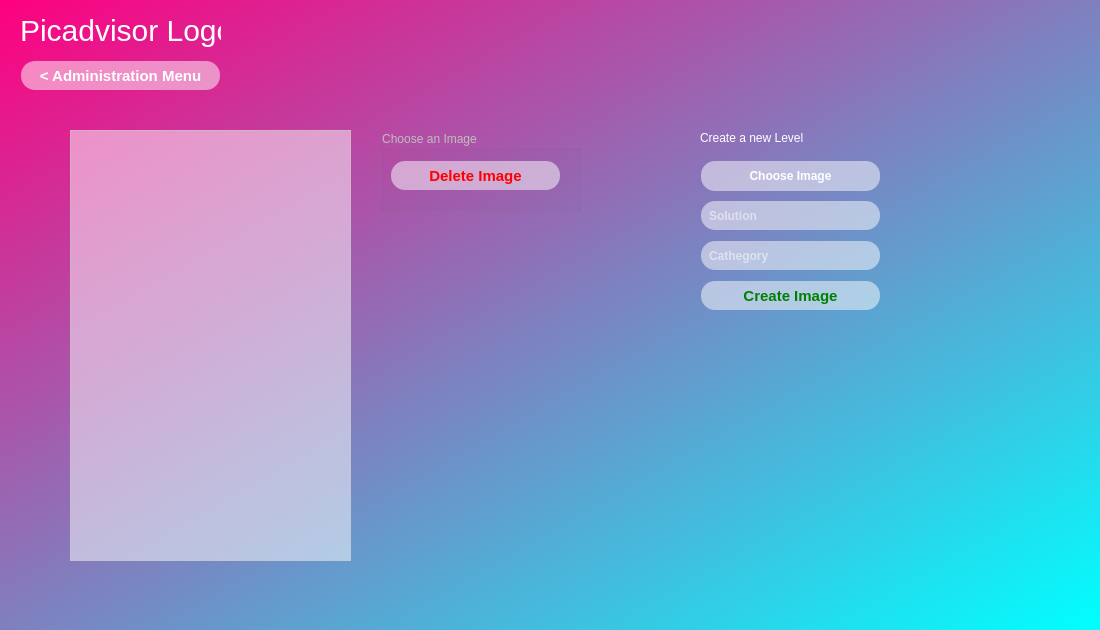
<?xml version="1.0" encoding="UTF-8"?>
<ui version="4.0">
 <class>FrmMainMenu</class>
 <widget class="QWidget" name="FrmMainMenu">
  <property name="geometry">
   <rect>
    <x>0</x>
    <y>0</y>
    <width>1100</width>
    <height>630</height>
   </rect>
  </property>
  <property name="windowTitle">
   <string>Form</string>
  </property>
  <property name="styleSheet">
   <string notr="true">background-color: qlineargradient(spread:pad, x1:0, y1:0, x2:1, y2:1, stop:0 rgba(255, 0, 127, 255), stop:1 rgba(0, 255, 255, 255));</string>
  </property>
  <widget class="QStackedWidget" name="mainStackedWidget">
   <property name="geometry">
    <rect>
     <x>0</x>
     <y>0</y>
     <width>1101</width>
     <height>631</height>
    </rect>
   </property>
   <property name="styleSheet">
    <string notr="true">background-color: rgba(0,0,0,0)</string>
   </property>
   <property name="currentIndex">
    <number>5</number>
   </property>
   <widget class="QWidget" name="page">
    <widget class="QPushButton" name="btnOpenAdministration">
     <property name="enabled">
      <bool>true</bool>
     </property>
     <property name="geometry">
      <rect>
       <x>50</x>
       <y>280</y>
       <width>211</width>
       <height>31</height>
      </rect>
     </property>
     <property name="styleSheet">
      <string notr="true">background-color: rgba(255,255,255,0.5);
border: 2px solid rgba(0,0,0,0);
border-radius: 15px;
font-size: 15px;
font-weight: 500;
padding: 5px;
color: white;</string>
     </property>
     <property name="text">
      <string>Administration</string>
     </property>
     <property name="flat">
      <bool>false</bool>
     </property>
    </widget>
    <widget class="QLabel" name="label">
     <property name="geometry">
      <rect>
       <x>20</x>
       <y>10</y>
       <width>201</width>
       <height>41</height>
      </rect>
     </property>
     <property name="styleSheet">
      <string notr="true">background-color: rgba(0,0,0,0);
font-size: 30px;
font-weight: 400;
color: white;</string>
     </property>
     <property name="text">
      <string>Picadvisor Logo</string>
     </property>
    </widget>
    <widget class="QPushButton" name="btnOpenHelp">
     <property name="geometry">
      <rect>
       <x>50</x>
       <y>230</y>
       <width>211</width>
       <height>31</height>
      </rect>
     </property>
     <property name="styleSheet">
      <string notr="true">background-color: rgba(255,255,255,0.5);
border: 2px solid rgba(0,0,0,0);
border-radius: 15px;
font-size: 15px;
font-weight: 500;
padding: 5px;
color: white;</string>
     </property>
     <property name="text">
      <string>Need help?</string>
     </property>
    </widget>
    <widget class="QPushButton" name="btnOpenPlayModal">
     <property name="geometry">
      <rect>
       <x>50</x>
       <y>180</y>
       <width>211</width>
       <height>31</height>
      </rect>
     </property>
     <property name="styleSheet">
      <string notr="true">background-color: rgba(255,255,255,0.5);
border: 2px solid rgba(0,0,0,0);
border-radius: 15px;
font-size: 15px;
font-weight: 500;
padding: 5px;
color: white;</string>
     </property>
     <property name="text">
      <string>Play Now!</string>
     </property>
    </widget>
    <widget class="QLabel" name="label_2">
     <property name="geometry">
      <rect>
       <x>50</x>
       <y>110</y>
       <width>211</width>
       <height>51</height>
      </rect>
     </property>
     <property name="styleSheet">
      <string notr="true">background-color: rgba(0,0,0,0);
font-size: 35px;
font-weight: 400;
color: white;</string>
     </property>
     <property name="text">
      <string>Home Menu</string>
     </property>
     <property name="alignment">
      <set>Qt::AlignCenter</set>
     </property>
    </widget>
    <widget class="QPushButton" name="btnLogout">
     <property name="geometry">
      <rect>
       <x>940</x>
       <y>20</y>
       <width>141</width>
       <height>31</height>
      </rect>
     </property>
     <property name="styleSheet">
      <string notr="true">background-color: rgba(242, 80, 60, 0.8);
border: 2px solid rgba(0,0,0,0);
border-radius: 15px;
font-weight: 500;
padding: 5px;
color: white;</string>
     </property>
     <property name="text">
      <string>Logout here</string>
     </property>
    </widget>
    <widget class="QListWidget" name="lwHighscores">
     <property name="geometry">
      <rect>
       <x>700</x>
       <y>190</y>
       <width>331</width>
       <height>351</height>
      </rect>
     </property>
     <property name="styleSheet">
      <string notr="true">background-color: rgba(255,255,255,0.5);
font-size: 15px;
font-weight: 500;
padding: 5px;
color: white;</string>
     </property>
    </widget>
    <widget class="QLabel" name="label_3">
     <property name="geometry">
      <rect>
       <x>700</x>
       <y>110</y>
       <width>151</width>
       <height>41</height>
      </rect>
     </property>
     <property name="styleSheet">
      <string notr="true">background-color: rgba(0,0,0,0);
font-size: 30px;
font-weight: 400;
color: white;</string>
     </property>
     <property name="text">
      <string>Highscores</string>
     </property>
    </widget>
    <widget class="QComboBox" name="cbxLevels">
     <property name="geometry">
      <rect>
       <x>700</x>
       <y>153</y>
       <width>331</width>
       <height>31</height>
      </rect>
     </property>
     <property name="styleSheet">
      <string notr="true">background-color: rgba(255,255,255,0.5);
border: 2px solid rgba(0,0,0,0);
font-size: 15px;
font-weight: 500;
padding: 5px;
color: white;</string>
     </property>
    </widget>
   </widget>
   <widget class="QWidget" name="page_2">
    <widget class="QLabel" name="label_4">
     <property name="geometry">
      <rect>
       <x>20</x>
       <y>10</y>
       <width>201</width>
       <height>41</height>
      </rect>
     </property>
     <property name="styleSheet">
      <string notr="true">background-color: rgba(0,0,0,0);
font-size: 30px;
font-weight: 400;
color: white;</string>
     </property>
     <property name="text">
      <string>Picadvisor Logo</string>
     </property>
    </widget>
    <widget class="QPushButton" name="btnGoMenu">
     <property name="geometry">
      <rect>
       <x>20</x>
       <y>60</y>
       <width>201</width>
       <height>31</height>
      </rect>
     </property>
     <property name="styleSheet">
      <string notr="true">background-color: rgba(255,255,255,0.5);
border: 2px solid rgba(0,0,0,0);
border-radius: 15px;
font-size: 15px;
font-weight: 500;
padding: 5px;
color: white;</string>
     </property>
     <property name="text">
      <string>&lt; Main Menu</string>
     </property>
    </widget>
    <widget class="QLabel" name="label_5">
     <property name="geometry">
      <rect>
       <x>70</x>
       <y>200</y>
       <width>201</width>
       <height>41</height>
      </rect>
     </property>
     <property name="layoutDirection">
      <enum>Qt::LeftToRight</enum>
     </property>
     <property name="styleSheet">
      <string notr="true">background-color: rgba(0,0,0,0);
font-size: 35px;
font-weight: 400;
color: white;</string>
     </property>
     <property name="text">
      <string>How to play?</string>
     </property>
     <property name="alignment">
      <set>Qt::AlignCenter</set>
     </property>
    </widget>
    <widget class="QTextBrowser" name="tbHowToPlay">
     <property name="geometry">
      <rect>
       <x>70</x>
       <y>250</y>
       <width>411</width>
       <height>281</height>
      </rect>
     </property>
     <property name="font">
      <font>
       <pointsize>13</pointsize>
      </font>
     </property>
     <property name="styleSheet">
      <string notr="true"/>
     </property>
     <property name="html">
      <string>&lt;!DOCTYPE HTML PUBLIC &quot;-//W3C//DTD HTML 4.0//EN&quot; &quot;http://www.w3.org/TR/REC-html40/strict.dtd&quot;&gt;
&lt;html&gt;&lt;head&gt;&lt;meta name=&quot;qrichtext&quot; content=&quot;1&quot; /&gt;&lt;style type=&quot;text/css&quot;&gt;
p, li { white-space: pre-wrap; }
&lt;/style&gt;&lt;/head&gt;&lt;body style=&quot; font-family:'.SF NS Text'; font-size:13pt; font-weight:400; font-style:normal;&quot;&gt;
&lt;p style=&quot; margin-top:0px; margin-bottom:0px; margin-left:0px; margin-right:0px; -qt-block-indent:0; text-indent:0px;&quot;&gt;&lt;span style=&quot; font-size:18pt; color:#ffffff;&quot;&gt;To play a game click on the &amp;quot;Play now!&amp;quot; button shown at the Home Menu. From there on you'd choose a picture category and a level. The level defines how hard the game will be to play. After this hit the &amp;quot;Start Game&amp;quot; button. This will open the game window and initialize the game.&lt;/span&gt;&lt;/p&gt;
&lt;p style=&quot; margin-top:0px; margin-bottom:0px; margin-left:0px; margin-right:0px; -qt-block-indent:0; text-indent:0px;&quot;&gt;&lt;span style=&quot; font-size:18pt; color:#ffffff;&quot;&gt;You have, depending on the level, a timer counting the time you need to advise all pictures of your level. This time and your failure tries will be recalculated to a valid score.&lt;/span&gt;&lt;/p&gt;&lt;/body&gt;&lt;/html&gt;</string>
     </property>
    </widget>
    <widget class="QLabel" name="label_6">
     <property name="geometry">
      <rect>
       <x>610</x>
       <y>200</y>
       <width>351</width>
       <height>41</height>
      </rect>
     </property>
     <property name="layoutDirection">
      <enum>Qt::LeftToRight</enum>
     </property>
     <property name="styleSheet">
      <string notr="true">background-color: rgba(0,0,0,0);
font-size: 35px;
font-weight: 400;
color: white;</string>
     </property>
     <property name="text">
      <string>About the game modes</string>
     </property>
     <property name="alignment">
      <set>Qt::AlignCenter</set>
     </property>
    </widget>
    <widget class="QTextBrowser" name="tbHowToPlay_3">
     <property name="geometry">
      <rect>
       <x>610</x>
       <y>250</y>
       <width>411</width>
       <height>281</height>
      </rect>
     </property>
     <property name="font">
      <font>
       <pointsize>13</pointsize>
      </font>
     </property>
     <property name="styleSheet">
      <string notr="true"/>
     </property>
     <property name="html">
      <string>&lt;!DOCTYPE HTML PUBLIC &quot;-//W3C//DTD HTML 4.0//EN&quot; &quot;http://www.w3.org/TR/REC-html40/strict.dtd&quot;&gt;
&lt;html&gt;&lt;head&gt;&lt;meta name=&quot;qrichtext&quot; content=&quot;1&quot; /&gt;&lt;style type=&quot;text/css&quot;&gt;
p, li { white-space: pre-wrap; }
&lt;/style&gt;&lt;/head&gt;&lt;body style=&quot; font-family:'.SF NS Text'; font-size:13pt; font-weight:400; font-style:normal;&quot;&gt;
&lt;p style=&quot; margin-top:0px; margin-bottom:0px; margin-left:0px; margin-right:0px; -qt-block-indent:0; text-indent:0px;&quot;&gt;&lt;span style=&quot; font-size:18pt; color:#ffffff;&quot;&gt;To play this game you need to choose a game mode. But what is a mode?&lt;/span&gt;&lt;/p&gt;
&lt;p style=&quot; margin-top:0px; margin-bottom:0px; margin-left:0px; margin-right:0px; -qt-block-indent:0; text-indent:0px;&quot;&gt;&lt;span style=&quot; font-size:18pt; color:#ffffff;&quot;&gt;A mode is the combination of the category and the level you choose. Depending on your picture category a mode can be hard even if you chose an easier level. Same way swapped. Hard level easy picture category may be hard as well.&lt;/span&gt;&lt;/p&gt;&lt;/body&gt;&lt;/html&gt;</string>
     </property>
    </widget>
   </widget>
   <widget class="QWidget" name="page_3">
    <widget class="QLabel" name="label_7">
     <property name="geometry">
      <rect>
       <x>20</x>
       <y>10</y>
       <width>201</width>
       <height>41</height>
      </rect>
     </property>
     <property name="styleSheet">
      <string notr="true">background-color: rgba(0,0,0,0);
font-size: 30px;
font-weight: 400;
color: white;</string>
     </property>
     <property name="text">
      <string>Picadvisor Logo</string>
     </property>
    </widget>
    <widget class="QPushButton" name="btnGoMenu_2">
     <property name="geometry">
      <rect>
       <x>20</x>
       <y>60</y>
       <width>201</width>
       <height>31</height>
      </rect>
     </property>
     <property name="styleSheet">
      <string notr="true">background-color: rgba(255,255,255,0.5);
border: 2px solid rgba(0,0,0,0);
border-radius: 15px;
font-size: 15px;
font-weight: 500;
padding: 5px;
color: white;</string>
     </property>
     <property name="text">
      <string>&lt; Main Menu</string>
     </property>
    </widget>
    <widget class="QPushButton" name="btnManageUsers">
     <property name="geometry">
      <rect>
       <x>70</x>
       <y>190</y>
       <width>201</width>
       <height>31</height>
      </rect>
     </property>
     <property name="styleSheet">
      <string notr="true">background-color: rgba(255,255,255,0.5);
border: 2px solid rgba(0,0,0,0);
border-radius: 15px;
font-size: 15px;
font-weight: 500;
padding: 5px;
color: white;</string>
     </property>
     <property name="text">
      <string>Manage Users</string>
     </property>
    </widget>
    <widget class="QPushButton" name="btnManageLevel">
     <property name="geometry">
      <rect>
       <x>70</x>
       <y>250</y>
       <width>201</width>
       <height>31</height>
      </rect>
     </property>
     <property name="styleSheet">
      <string notr="true">background-color: rgba(255,255,255,0.5);
border: 2px solid rgba(0,0,0,0);
border-radius: 15px;
font-size: 15px;
font-weight: 500;
padding: 5px;
color: white;</string>
     </property>
     <property name="text">
      <string>Manage Level</string>
     </property>
    </widget>
    <widget class="QPushButton" name="btnManageImages">
     <property name="geometry">
      <rect>
       <x>70</x>
       <y>310</y>
       <width>201</width>
       <height>31</height>
      </rect>
     </property>
     <property name="styleSheet">
      <string notr="true">background-color: rgba(255,255,255,0.5);
border: 2px solid rgba(0,0,0,0);
border-radius: 15px;
font-size: 15px;
font-weight: 500;
padding: 5px;
color: white;</string>
     </property>
     <property name="text">
      <string>Manage Images</string>
     </property>
    </widget>
    <widget class="QLabel" name="label_8">
     <property name="geometry">
      <rect>
       <x>80</x>
       <y>140</y>
       <width>161</width>
       <height>31</height>
      </rect>
     </property>
     <property name="styleSheet">
      <string notr="true">background-color: rgba(0,0,0,0);
font-size: 25px;
font-weight: 400;
color: white;</string>
     </property>
     <property name="text">
      <string>Administration</string>
     </property>
    </widget>
    <widget class="QTextBrowser" name="tbHowToPlay_2">
     <property name="geometry">
      <rect>
       <x>630</x>
       <y>200</y>
       <width>411</width>
       <height>121</height>
      </rect>
     </property>
     <property name="font">
      <font>
       <pointsize>13</pointsize>
      </font>
     </property>
     <property name="styleSheet">
      <string notr="true"/>
     </property>
     <property name="html">
      <string>&lt;!DOCTYPE HTML PUBLIC &quot;-//W3C//DTD HTML 4.0//EN&quot; &quot;http://www.w3.org/TR/REC-html40/strict.dtd&quot;&gt;
&lt;html&gt;&lt;head&gt;&lt;meta name=&quot;qrichtext&quot; content=&quot;1&quot; /&gt;&lt;style type=&quot;text/css&quot;&gt;
p, li { white-space: pre-wrap; }
&lt;/style&gt;&lt;/head&gt;&lt;body style=&quot; font-family:'.SF NS Text'; font-size:13pt; font-weight:400; font-style:normal;&quot;&gt;
&lt;p style=&quot; margin-top:0px; margin-bottom:0px; margin-left:0px; margin-right:0px; -qt-block-indent:0; text-indent:0px;&quot;&gt;&lt;span style=&quot; font-size:18pt; color:#ffffff;&quot;&gt;This is the Picadvisor Administration Area. Be aware of that everything you change here has direct effects on the game. Click on the Menu buttons to look around. &lt;/span&gt;&lt;/p&gt;&lt;/body&gt;&lt;/html&gt;</string>
     </property>
    </widget>
    <widget class="QLabel" name="label_9">
     <property name="geometry">
      <rect>
       <x>630</x>
       <y>150</y>
       <width>331</width>
       <height>41</height>
      </rect>
     </property>
     <property name="layoutDirection">
      <enum>Qt::LeftToRight</enum>
     </property>
     <property name="styleSheet">
      <string notr="true">background-color: rgba(0,0,0,0);
font-size: 35px;
font-weight: 400;
color: white;</string>
     </property>
     <property name="text">
      <string>About Administration</string>
     </property>
     <property name="alignment">
      <set>Qt::AlignCenter</set>
     </property>
    </widget>
   </widget>
   <widget class="QWidget" name="page_4">
    <widget class="QLabel" name="label_10">
     <property name="geometry">
      <rect>
       <x>20</x>
       <y>10</y>
       <width>201</width>
       <height>41</height>
      </rect>
     </property>
     <property name="styleSheet">
      <string notr="true">background-color: rgba(0,0,0,0);
font-size: 30px;
font-weight: 400;
color: white;</string>
     </property>
     <property name="text">
      <string>Picadvisor Logo</string>
     </property>
    </widget>
    <widget class="QPushButton" name="btnGoAdministration">
     <property name="geometry">
      <rect>
       <x>20</x>
       <y>60</y>
       <width>201</width>
       <height>31</height>
      </rect>
     </property>
     <property name="styleSheet">
      <string notr="true">background-color: rgba(255,255,255,0.5);
border: 2px solid rgba(0,0,0,0);
border-radius: 15px;
font-size: 15px;
font-weight: 500;
padding: 5px;
color: white;</string>
     </property>
     <property name="text">
      <string>&lt; Administration Menu</string>
     </property>
    </widget>
    <widget class="QListWidget" name="lwShowUsers">
     <property name="geometry">
      <rect>
       <x>70</x>
       <y>130</y>
       <width>281</width>
       <height>431</height>
      </rect>
     </property>
     <property name="styleSheet">
      <string notr="true">background-color: rgba(255,255,255,0.5);
font-size: 15px;
font-weight: 500;
padding: 5px;
color: white;</string>
     </property>
    </widget>
    <widget class="QGroupBox" name="gbxChangeUser">
     <property name="enabled">
      <bool>false</bool>
     </property>
     <property name="geometry">
      <rect>
       <x>380</x>
       <y>130</y>
       <width>201</width>
       <height>181</height>
      </rect>
     </property>
     <property name="styleSheet">
      <string notr="true">color: 'white'</string>
     </property>
     <property name="title">
      <string>Choose a User</string>
     </property>
     <widget class="QPushButton" name="btnDeleteUser">
      <property name="geometry">
       <rect>
        <x>10</x>
        <y>30</y>
        <width>171</width>
        <height>31</height>
       </rect>
      </property>
      <property name="styleSheet">
       <string notr="true">background-color: rgba(255,255,255,0.5);
border: 2px solid rgba(0,0,0,0);
border-radius: 15px;
font-size: 15px;
font-weight: 500;
padding: 5px;
color: red;</string>
      </property>
      <property name="text">
       <string>Delete User</string>
      </property>
     </widget>
     <widget class="QPushButton" name="btnBlockUser">
      <property name="geometry">
       <rect>
        <x>10</x>
        <y>80</y>
        <width>171</width>
        <height>31</height>
       </rect>
      </property>
      <property name="styleSheet">
       <string notr="true">background-color: rgba(255,255,255,0.5);
border: 2px solid rgba(0,0,0,0);
border-radius: 15px;
font-size: 15px;
font-weight: 500;
padding: 5px;
color: white;</string>
      </property>
      <property name="text">
       <string>Block User</string>
      </property>
     </widget>
     <widget class="QPushButton" name="btnUnblockUser">
      <property name="geometry">
       <rect>
        <x>10</x>
        <y>130</y>
        <width>171</width>
        <height>31</height>
       </rect>
      </property>
      <property name="styleSheet">
       <string notr="true">background-color: rgba(255,255,255,0.5);
border: 2px solid rgba(0,0,0,0);
border-radius: 15px;
font-size: 15px;
font-weight: 500;
padding: 5px;
color: white;</string>
      </property>
      <property name="text">
       <string>Unblock User</string>
      </property>
     </widget>
    </widget>
    <widget class="QLineEdit" name="edtUsername">
     <property name="geometry">
      <rect>
       <x>710</x>
       <y>160</y>
       <width>191</width>
       <height>31</height>
      </rect>
     </property>
     <property name="styleSheet">
      <string notr="true">background-color: rgba(255,255,255,0.5);
border: 2px solid rgba(0,0,0,0);
border-radius: 15px;
font-weight: 500;
padding: 5px;
color: white;</string>
     </property>
     <property name="text">
      <string/>
     </property>
     <property name="placeholderText">
      <string>Username</string>
     </property>
    </widget>
    <widget class="QLineEdit" name="edtPassword">
     <property name="geometry">
      <rect>
       <x>710</x>
       <y>200</y>
       <width>191</width>
       <height>31</height>
      </rect>
     </property>
     <property name="styleSheet">
      <string notr="true">background-color: rgba(255,255,255,0.5);
border: 2px solid rgba(0,0,0,0);
border-radius: 15px;
font-weight: 500;
padding: 5px;
color: white;</string>
     </property>
     <property name="text">
      <string/>
     </property>
     <property name="placeholderText">
      <string>Password</string>
     </property>
    </widget>
    <widget class="QPushButton" name="btnCreateNewUser">
     <property name="geometry">
      <rect>
       <x>710</x>
       <y>270</y>
       <width>191</width>
       <height>31</height>
      </rect>
     </property>
     <property name="styleSheet">
      <string notr="true">background-color: rgba(255,255,255,0.5);
border: 2px solid rgba(0,0,0,0);
border-radius: 15px;
font-size: 15px;
font-weight: 500;
padding: 5px;
color: green;</string>
     </property>
     <property name="text">
      <string>Create User</string>
     </property>
    </widget>
    <widget class="QLabel" name="label_11">
     <property name="geometry">
      <rect>
       <x>710</x>
       <y>130</y>
       <width>121</width>
       <height>16</height>
      </rect>
     </property>
     <property name="styleSheet">
      <string notr="true">color: white</string>
     </property>
     <property name="text">
      <string>Create a new User</string>
     </property>
    </widget>
    <widget class="QCheckBox" name="cbIsAdmin">
     <property name="geometry">
      <rect>
       <x>720</x>
       <y>240</y>
       <width>87</width>
       <height>20</height>
      </rect>
     </property>
     <property name="styleSheet">
      <string notr="true">color: white;</string>
     </property>
     <property name="text">
      <string>isAdmin</string>
     </property>
    </widget>
   </widget>
   <widget class="QWidget" name="page_5">
    <widget class="QLabel" name="label_12">
     <property name="geometry">
      <rect>
       <x>20</x>
       <y>10</y>
       <width>201</width>
       <height>41</height>
      </rect>
     </property>
     <property name="styleSheet">
      <string notr="true">background-color: rgba(0,0,0,0);
font-size: 30px;
font-weight: 400;
color: white;</string>
     </property>
     <property name="text">
      <string>Picadvisor Logo</string>
     </property>
    </widget>
    <widget class="QPushButton" name="btnGoAdministration_2">
     <property name="geometry">
      <rect>
       <x>20</x>
       <y>60</y>
       <width>201</width>
       <height>31</height>
      </rect>
     </property>
     <property name="styleSheet">
      <string notr="true">background-color: rgba(255,255,255,0.5);
border: 2px solid rgba(0,0,0,0);
border-radius: 15px;
font-size: 15px;
font-weight: 500;
padding: 5px;
color: white;</string>
     </property>
     <property name="text">
      <string>&lt; Administration Menu</string>
     </property>
    </widget>
    <widget class="QListWidget" name="lwShowLevel">
     <property name="geometry">
      <rect>
       <x>70</x>
       <y>130</y>
       <width>281</width>
       <height>431</height>
      </rect>
     </property>
     <property name="styleSheet">
      <string notr="true">background-color: rgba(255,255,255,0.5);
font-size: 15px;
font-weight: 500;
padding: 5px;
color: white;</string>
     </property>
    </widget>
    <widget class="QGroupBox" name="gbxChangeLevel">
     <property name="enabled">
      <bool>false</bool>
     </property>
     <property name="geometry">
      <rect>
       <x>380</x>
       <y>130</y>
       <width>201</width>
       <height>121</height>
      </rect>
     </property>
     <property name="styleSheet">
      <string notr="true">color: 'white'</string>
     </property>
     <property name="title">
      <string>Choose a Level</string>
     </property>
     <widget class="QPushButton" name="btnDeleteLevel">
      <property name="geometry">
       <rect>
        <x>10</x>
        <y>30</y>
        <width>171</width>
        <height>31</height>
       </rect>
      </property>
      <property name="styleSheet">
       <string notr="true">background-color: rgba(255,255,255,0.5);
border: 2px solid rgba(0,0,0,0);
border-radius: 15px;
font-size: 15px;
font-weight: 500;
padding: 5px;
color: red;</string>
      </property>
      <property name="text">
       <string>Delete Level</string>
      </property>
     </widget>
     <widget class="QPushButton" name="btnDeleteHighscores">
      <property name="geometry">
       <rect>
        <x>10</x>
        <y>70</y>
        <width>171</width>
        <height>31</height>
       </rect>
      </property>
      <property name="styleSheet">
       <string notr="true">background-color: rgba(255,255,255,0.5);
border: 2px solid rgba(0,0,0,0);
border-radius: 15px;
font-size: 15px;
font-weight: 500;
padding: 5px;
color: red;</string>
      </property>
      <property name="text">
       <string>Delete Highscores</string>
      </property>
     </widget>
    </widget>
    <widget class="QLineEdit" name="edtLevelname">
     <property name="geometry">
      <rect>
       <x>700</x>
       <y>160</y>
       <width>111</width>
       <height>31</height>
      </rect>
     </property>
     <property name="styleSheet">
      <string notr="true">background-color: rgba(255,255,255,0.5);
border: 2px solid rgba(0,0,0,0);
border-radius: 15px;
font-weight: 500;
padding: 5px;
color: white;</string>
     </property>
     <property name="text">
      <string/>
     </property>
     <property name="placeholderText">
      <string>Name</string>
     </property>
    </widget>
    <widget class="QLabel" name="label_13">
     <property name="geometry">
      <rect>
       <x>700</x>
       <y>130</y>
       <width>121</width>
       <height>16</height>
      </rect>
     </property>
     <property name="styleSheet">
      <string notr="true">color: white</string>
     </property>
     <property name="text">
      <string>Create a new Level</string>
     </property>
    </widget>
    <widget class="QLineEdit" name="edtTurnedDeg">
     <property name="geometry">
      <rect>
       <x>700</x>
       <y>200</y>
       <width>111</width>
       <height>31</height>
      </rect>
     </property>
     <property name="styleSheet">
      <string notr="true">background-color: rgba(255,255,255,0.5);
border: 2px solid rgba(0,0,0,0);
border-radius: 15px;
font-weight: 500;
padding: 5px;
color: white;</string>
     </property>
     <property name="text">
      <string/>
     </property>
     <property name="placeholderText">
      <string>Turned(deg)</string>
     </property>
    </widget>
    <widget class="QLineEdit" name="edtLevelRectTurn">
     <property name="geometry">
      <rect>
       <x>830</x>
       <y>160</y>
       <width>111</width>
       <height>31</height>
      </rect>
     </property>
     <property name="styleSheet">
      <string notr="true">background-color: rgba(255,255,255,0.5);
border: 2px solid rgba(0,0,0,0);
border-radius: 15px;
font-weight: 500;
padding: 5px;
color: white;</string>
     </property>
     <property name="text">
      <string/>
     </property>
     <property name="placeholderText">
      <string>Rect Turn(s)</string>
     </property>
    </widget>
    <widget class="QLineEdit" name="edtPunitiveTime">
     <property name="geometry">
      <rect>
       <x>830</x>
       <y>200</y>
       <width>111</width>
       <height>31</height>
      </rect>
     </property>
     <property name="styleSheet">
      <string notr="true">background-color: rgba(255,255,255,0.5);
border: 2px solid rgba(0,0,0,0);
border-radius: 15px;
font-weight: 500;
padding: 5px;
color: white;</string>
     </property>
     <property name="text">
      <string/>
     </property>
     <property name="placeholderText">
      <string>punituve time</string>
     </property>
    </widget>
    <widget class="QPushButton" name="btnCreateLevel">
     <property name="geometry">
      <rect>
       <x>700</x>
       <y>250</y>
       <width>241</width>
       <height>31</height>
      </rect>
     </property>
     <property name="styleSheet">
      <string notr="true">background-color: rgba(255,255,255,0.5);
border: 2px solid rgba(0,0,0,0);
border-radius: 15px;
font-size: 15px;
font-weight: 500;
padding: 5px;
color: green;</string>
     </property>
     <property name="text">
      <string>Create Level</string>
     </property>
    </widget>
   </widget>
   <widget class="QWidget" name="page_6">
    <widget class="QLabel" name="label_14">
     <property name="geometry">
      <rect>
       <x>20</x>
       <y>10</y>
       <width>201</width>
       <height>41</height>
      </rect>
     </property>
     <property name="styleSheet">
      <string notr="true">background-color: rgba(0,0,0,0);
font-size: 30px;
font-weight: 400;
color: white;</string>
     </property>
     <property name="text">
      <string>Picadvisor Logo</string>
     </property>
    </widget>
    <widget class="QPushButton" name="btnGoAdministration_3">
     <property name="geometry">
      <rect>
       <x>20</x>
       <y>60</y>
       <width>201</width>
       <height>31</height>
      </rect>
     </property>
     <property name="styleSheet">
      <string notr="true">background-color: rgba(255,255,255,0.5);
border: 2px solid rgba(0,0,0,0);
border-radius: 15px;
font-size: 15px;
font-weight: 500;
padding: 5px;
color: white;</string>
     </property>
     <property name="text">
      <string>&lt; Administration Menu</string>
     </property>
    </widget>
    <widget class="QListWidget" name="lwShowImages">
     <property name="geometry">
      <rect>
       <x>70</x>
       <y>130</y>
       <width>281</width>
       <height>431</height>
      </rect>
     </property>
     <property name="styleSheet">
      <string notr="true">background-color: rgba(255,255,255,0.5);
font-size: 15px;
font-weight: 500;
padding: 5px;
color: white;</string>
     </property>
    </widget>
    <widget class="QGroupBox" name="gbxChangeImage">
     <property name="enabled">
      <bool>false</bool>
     </property>
     <property name="geometry">
      <rect>
       <x>380</x>
       <y>130</y>
       <width>201</width>
       <height>81</height>
      </rect>
     </property>
     <property name="styleSheet">
      <string notr="true">color: 'white'</string>
     </property>
     <property name="title">
      <string>Choose an Image</string>
     </property>
     <widget class="QPushButton" name="btnDeleteImage">
      <property name="geometry">
       <rect>
        <x>10</x>
        <y>30</y>
        <width>171</width>
        <height>31</height>
       </rect>
      </property>
      <property name="styleSheet">
       <string notr="true">background-color: rgba(255,255,255,0.5);
border: 2px solid rgba(0,0,0,0);
border-radius: 15px;
font-size: 15px;
font-weight: 500;
padding: 5px;
color: red;</string>
      </property>
      <property name="text">
       <string>Delete Image</string>
      </property>
     </widget>
    </widget>
    <widget class="QLineEdit" name="edtImageCathegory">
     <property name="geometry">
      <rect>
       <x>700</x>
       <y>240</y>
       <width>181</width>
       <height>31</height>
      </rect>
     </property>
     <property name="styleSheet">
      <string notr="true">background-color: rgba(255,255,255,0.5);
border: 2px solid rgba(0,0,0,0);
border-radius: 15px;
font-weight: 500;
padding: 5px;
color: white;</string>
     </property>
     <property name="text">
      <string/>
     </property>
     <property name="placeholderText">
      <string>Cathegory</string>
     </property>
    </widget>
    <widget class="QLineEdit" name="edtImageSolution">
     <property name="geometry">
      <rect>
       <x>700</x>
       <y>200</y>
       <width>181</width>
       <height>31</height>
      </rect>
     </property>
     <property name="styleSheet">
      <string notr="true">background-color: rgba(255,255,255,0.5);
border: 2px solid rgba(0,0,0,0);
border-radius: 15px;
font-weight: 500;
padding: 5px;
color: white;</string>
     </property>
     <property name="text">
      <string/>
     </property>
     <property name="placeholderText">
      <string>Solution</string>
     </property>
    </widget>
    <widget class="QLabel" name="label_15">
     <property name="geometry">
      <rect>
       <x>700</x>
       <y>130</y>
       <width>121</width>
       <height>16</height>
      </rect>
     </property>
     <property name="styleSheet">
      <string notr="true">color: white</string>
     </property>
     <property name="text">
      <string>Create a new Level</string>
     </property>
    </widget>
    <widget class="QPushButton" name="btnOpenFileDialog">
     <property name="geometry">
      <rect>
       <x>700</x>
       <y>160</y>
       <width>181</width>
       <height>32</height>
      </rect>
     </property>
     <property name="styleSheet">
      <string notr="true">background-color: rgba(255,255,255,0.5);
border: 2px solid rgba(0,0,0,0);
border-radius: 15px;
font-size: 12px;
font-weight: 500;
padding: 5px;
color: white;</string>
     </property>
     <property name="text">
      <string>Choose Image</string>
     </property>
    </widget>
    <widget class="QPushButton" name="btnCreateImage">
     <property name="geometry">
      <rect>
       <x>700</x>
       <y>280</y>
       <width>181</width>
       <height>31</height>
      </rect>
     </property>
     <property name="styleSheet">
      <string notr="true">background-color: rgba(255,255,255,0.5);
border: 2px solid rgba(0,0,0,0);
border-radius: 15px;
font-size: 15px;
font-weight: 500;
padding: 5px;
color: green;</string>
     </property>
     <property name="text">
      <string>Create Image</string>
     </property>
    </widget>
   </widget>
  </widget>
 </widget>
 <resources/>
 <connections/>
</ui>
